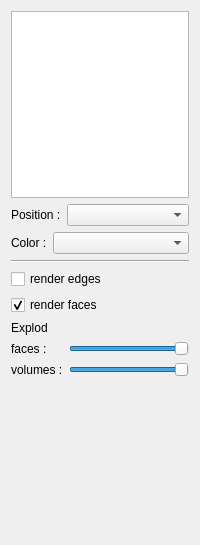
<?xml version="1.0" encoding="UTF-8"?>
<ui version="4.0">
 <class>RenderExplodDockWidget</class>
 <widget class="QWidget" name="RenderExplodDockWidget">
  <property name="geometry">
   <rect>
    <x>0</x>
    <y>0</y>
    <width>200</width>
    <height>545</height>
   </rect>
  </property>
  <property name="windowTitle">
   <string>Form</string>
  </property>
  <layout class="QGridLayout" name="gridLayout_3">
   <item row="0" column="0">
    <widget class="QListWidget" name="mapList"/>
   </item>
   <item row="1" column="0">
    <layout class="QGridLayout" name="gridLayout">
     <property name="sizeConstraint">
      <enum>QLayout::SetDefaultConstraint</enum>
     </property>
     <item row="1" column="0">
      <widget class="QLabel" name="label_3">
       <property name="text">
        <string>Color :</string>
       </property>
      </widget>
     </item>
     <item row="0" column="0" colspan="2">
      <widget class="QLabel" name="label_2">
       <property name="text">
        <string>Position :</string>
       </property>
      </widget>
     </item>
     <item row="1" column="1" colspan="2">
      <widget class="QComboBox" name="combo_colorAttribute">
       <property name="sizePolicy">
        <sizepolicy hsizetype="MinimumExpanding" vsizetype="Fixed">
         <horstretch>0</horstretch>
         <verstretch>0</verstretch>
        </sizepolicy>
       </property>
      </widget>
     </item>
     <item row="0" column="2">
      <widget class="QComboBox" name="combo_positionAttribute">
       <property name="sizePolicy">
        <sizepolicy hsizetype="Expanding" vsizetype="Fixed">
         <horstretch>0</horstretch>
         <verstretch>0</verstretch>
        </sizepolicy>
       </property>
      </widget>
     </item>
    </layout>
   </item>
   <item row="2" column="0">
    <widget class="Line" name="line">
     <property name="orientation">
      <enum>Qt::Horizontal</enum>
     </property>
    </widget>
   </item>
   <item row="3" column="0">
    <widget class="QCheckBox" name="check_renderEdges">
     <property name="text">
      <string>render edges</string>
     </property>
    </widget>
   </item>
   <item row="4" column="0">
    <widget class="QCheckBox" name="check_renderFaces">
     <property name="text">
      <string>render faces</string>
     </property>
     <property name="checked">
      <bool>true</bool>
     </property>
    </widget>
   </item>
   <item row="5" column="0">
    <layout class="QGridLayout" name="gridLayout_2">
     <item row="0" column="0" colspan="2">
      <widget class="QLabel" name="label_5">
       <property name="text">
        <string>Explod</string>
       </property>
      </widget>
     </item>
     <item row="1" column="0">
      <widget class="QLabel" name="label">
       <property name="text">
        <string>faces :</string>
       </property>
      </widget>
     </item>
     <item row="1" column="1">
      <widget class="QSlider" name="slider_facesScaleFactor">
       <property name="value">
        <number>99</number>
       </property>
       <property name="orientation">
        <enum>Qt::Horizontal</enum>
       </property>
      </widget>
     </item>
     <item row="2" column="0">
      <widget class="QLabel" name="label_4">
       <property name="text">
        <string>volumes :</string>
       </property>
      </widget>
     </item>
     <item row="2" column="1">
      <widget class="QSlider" name="slider_volumesScaleFactor">
       <property name="value">
        <number>99</number>
       </property>
       <property name="orientation">
        <enum>Qt::Horizontal</enum>
       </property>
      </widget>
     </item>
    </layout>
   </item>
   <item row="6" column="0">
    <spacer name="verticalSpacer">
     <property name="orientation">
      <enum>Qt::Vertical</enum>
     </property>
     <property name="sizeHint" stdset="0">
      <size>
       <width>156</width>
       <height>161</height>
      </size>
     </property>
    </spacer>
   </item>
  </layout>
 </widget>
 <resources/>
 <connections/>
</ui>
